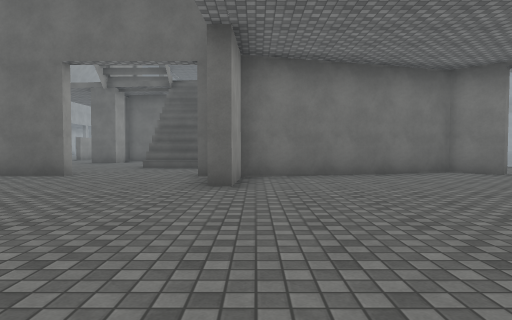
view 1 (above)

24 first-person views from a walk through a Unity game level. The camera is 1.2 m above the floor, tilts 2° down and sees 75° across. The floor is counted in squares, 2 m on a side. Each view is taken from the middle of a square. On the plan, view 1 faces up. The plan holds only what a view shows up to about 10 squares ahead; the rest is blank. The place goes on beyond the plan. The player character is not drawn. Surface patterns are stand-ins for the level's own textures.

view 2
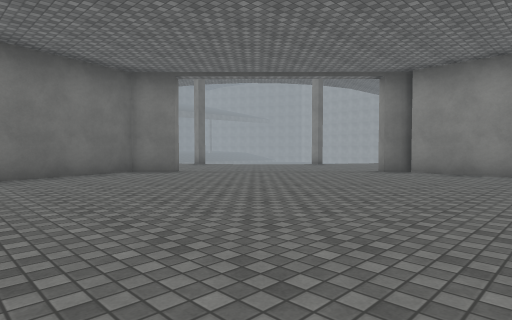

view 3
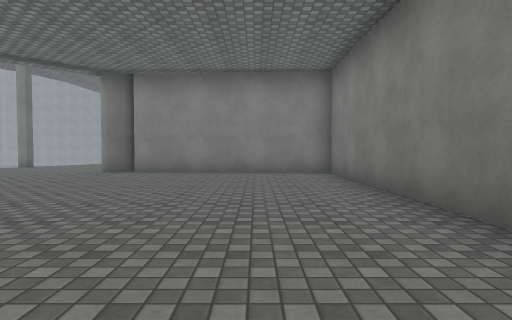

view 4
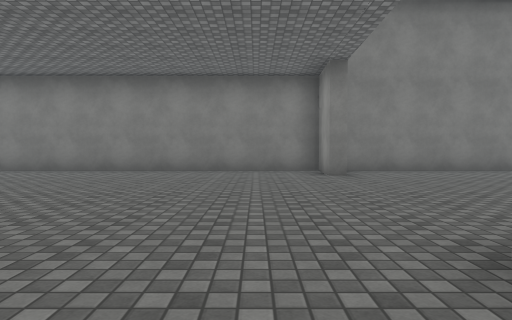

view 5
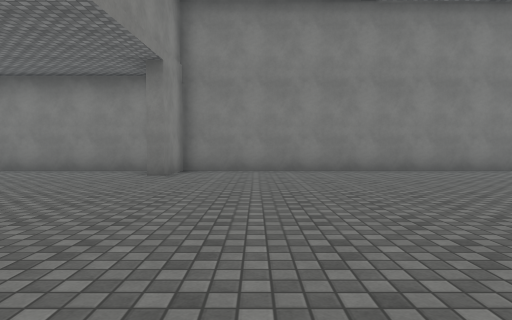

view 6
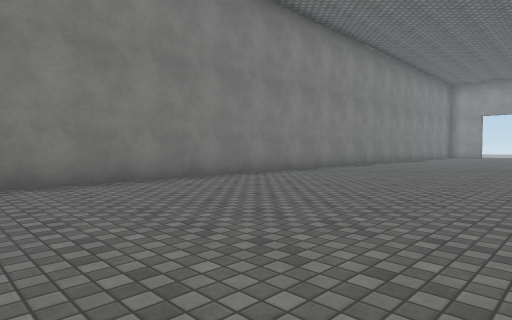

view 7
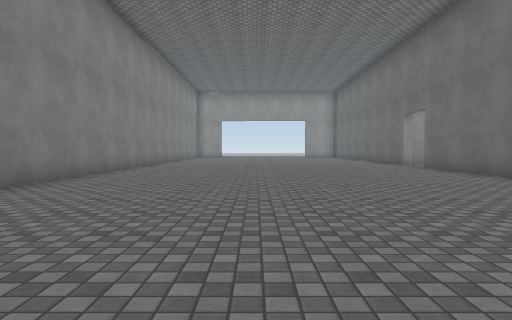

view 8
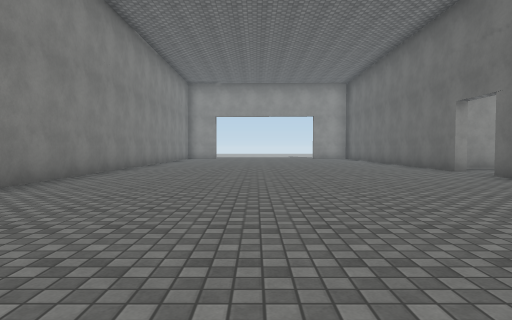

view 9
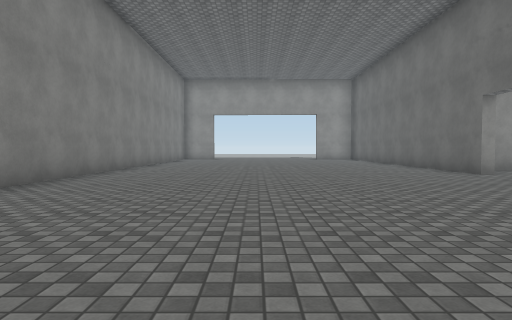

view 10
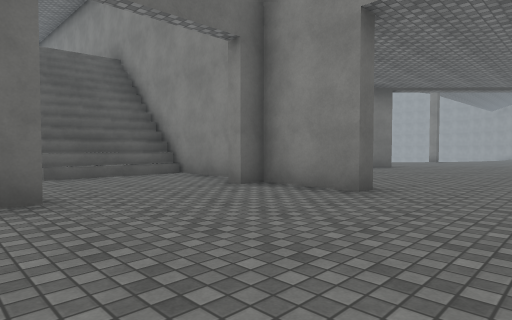

view 11
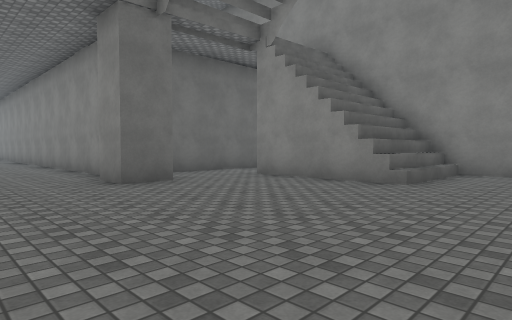

view 12
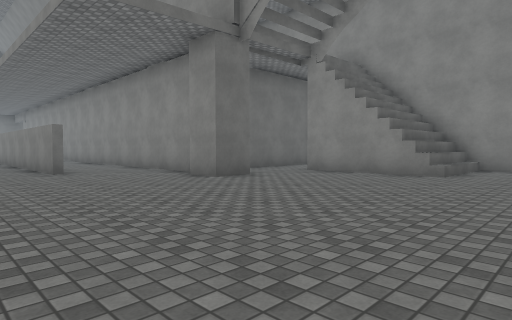

view 13
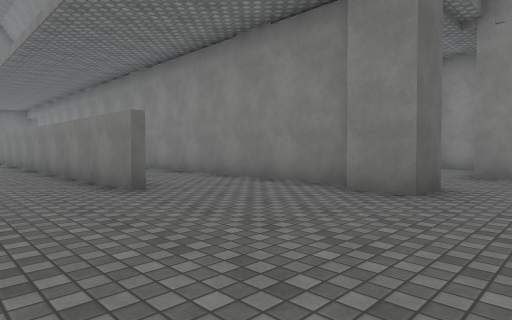

view 14
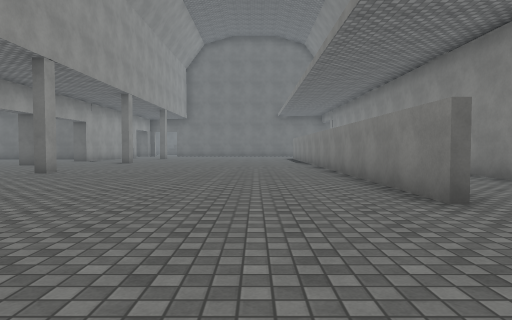

view 15
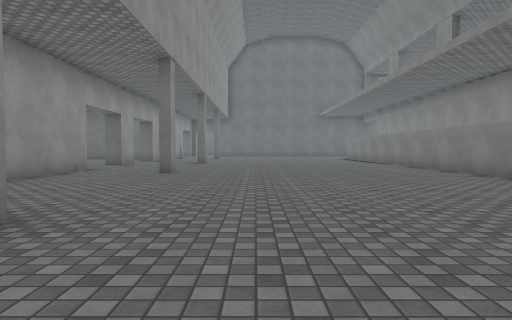

view 16
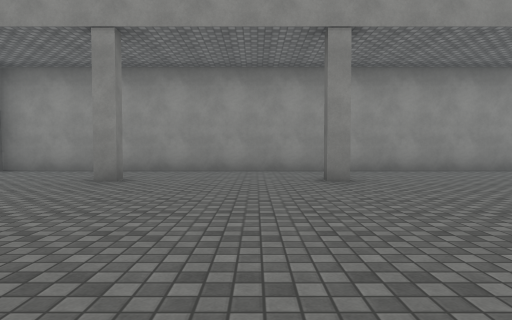

view 17
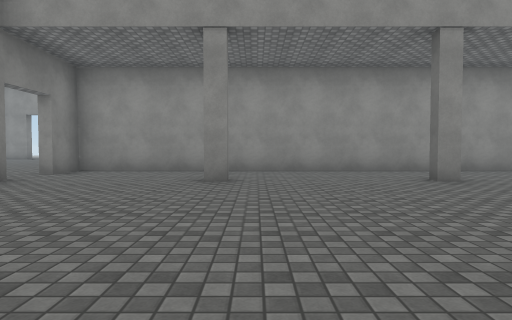

view 18
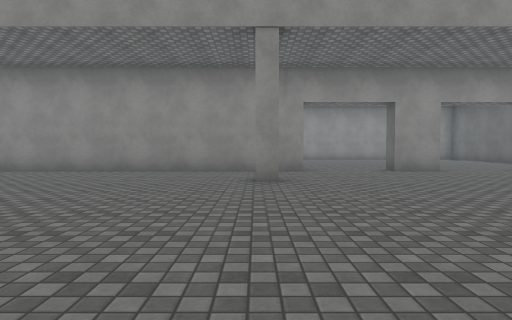

view 19
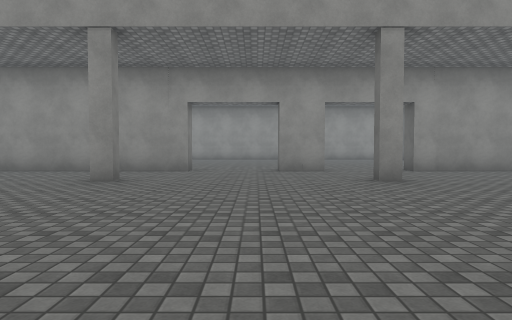

view 20
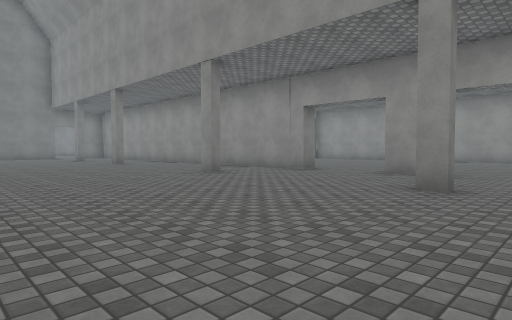

view 21
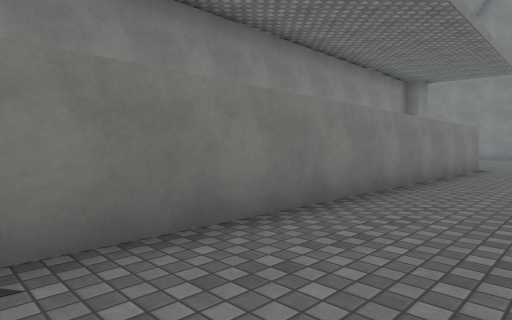

view 22
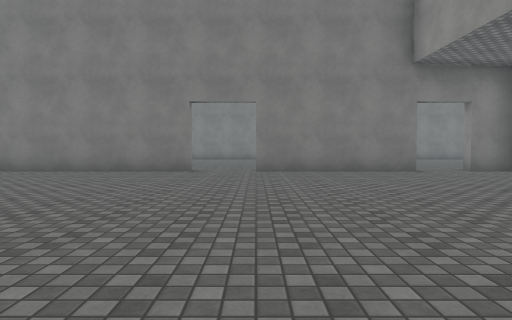

view 23
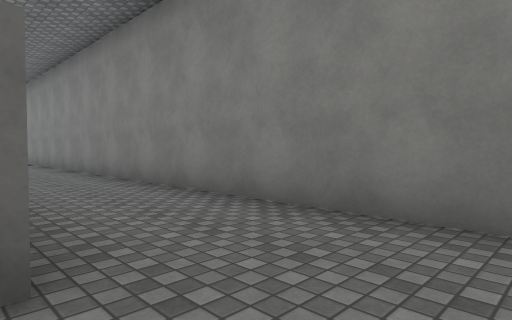

view 24
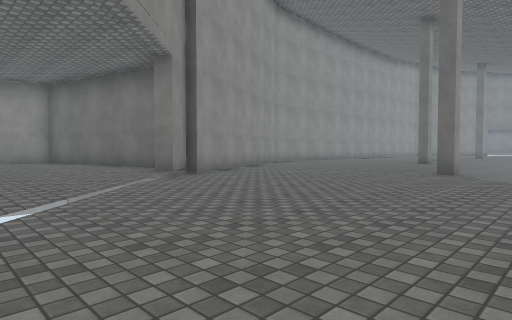

### Floor plan
Key: @ floor where view 1 was taken; # wall or solid block; . main floor; - floor 0.25 m lower than the main floor; / step, stairs or slope.
Columns run from 20 left of view 1 to 12 right of it. Each row starts with its distance up from view 1.
 28 ..........
 27 ...........#
 26 ....#......# .#
 25  #.........# .#
 24 ...........# .#
 23 ...........# .#
 22 .#.........#..#
 21  #..#......#..#
 20  #.........#..#
 19  #.........#..#
 18  #.........#..#
 17  #.........#..#
 16  #............#####
 15  #..#.........#.....#
 14  #............#.....#       --
 13  #...............#//#      ---
 12  #...............///#     ----#
 11  #..#............///#   #------/
 10  #...............///#   #-------
  9  #..................#   ##------
  8  #..................######/------
  7 ###.####..######...##....../-----
  6 ...........    ....#......../----
  5 ............   ............./----
  4 ............................./---
  3 ..............................#
  2 ............................. #
  1 .............................#
  0 ....................@........#
 -1 ...................#.........#
 -2 ##############################

Where each view was taken, in squares from view 1:
view 1: 0 up, 0 right, facing up
view 2: 0 up, 1 right, facing up-right
view 3: 0 up, 1 right, facing right
view 4: 7 up, 1 right, facing down
view 5: 7 up, 3 left, facing down
view 6: 4 up, 6 left, facing down-left
view 7: 2 up, 6 left, facing left
view 8: 2 up, 9 left, facing left
view 9: 2 up, 10 left, facing left
view 10: 3 up, 5 left, facing up-right
view 11: 8 up, 9 left, facing up-right
view 12: 8 up, 11 left, facing up-right
view 13: 12 up, 11 left, facing up-right
view 14: 13 up, 11 left, facing up
view 15: 13 up, 14 left, facing up
view 16: 14 up, 10 left, facing left
view 17: 12 up, 10 left, facing left
view 18: 21 up, 10 left, facing left
view 19: 24 up, 10 left, facing left
view 20: 28 up, 11 left, facing down-left
view 21: 27 up, 11 left, facing down-right
view 22: 16 up, 12 left, facing down
view 23: 15 up, 9 left, facing up-right
view 24: 4 up, 12 right, facing up-left
